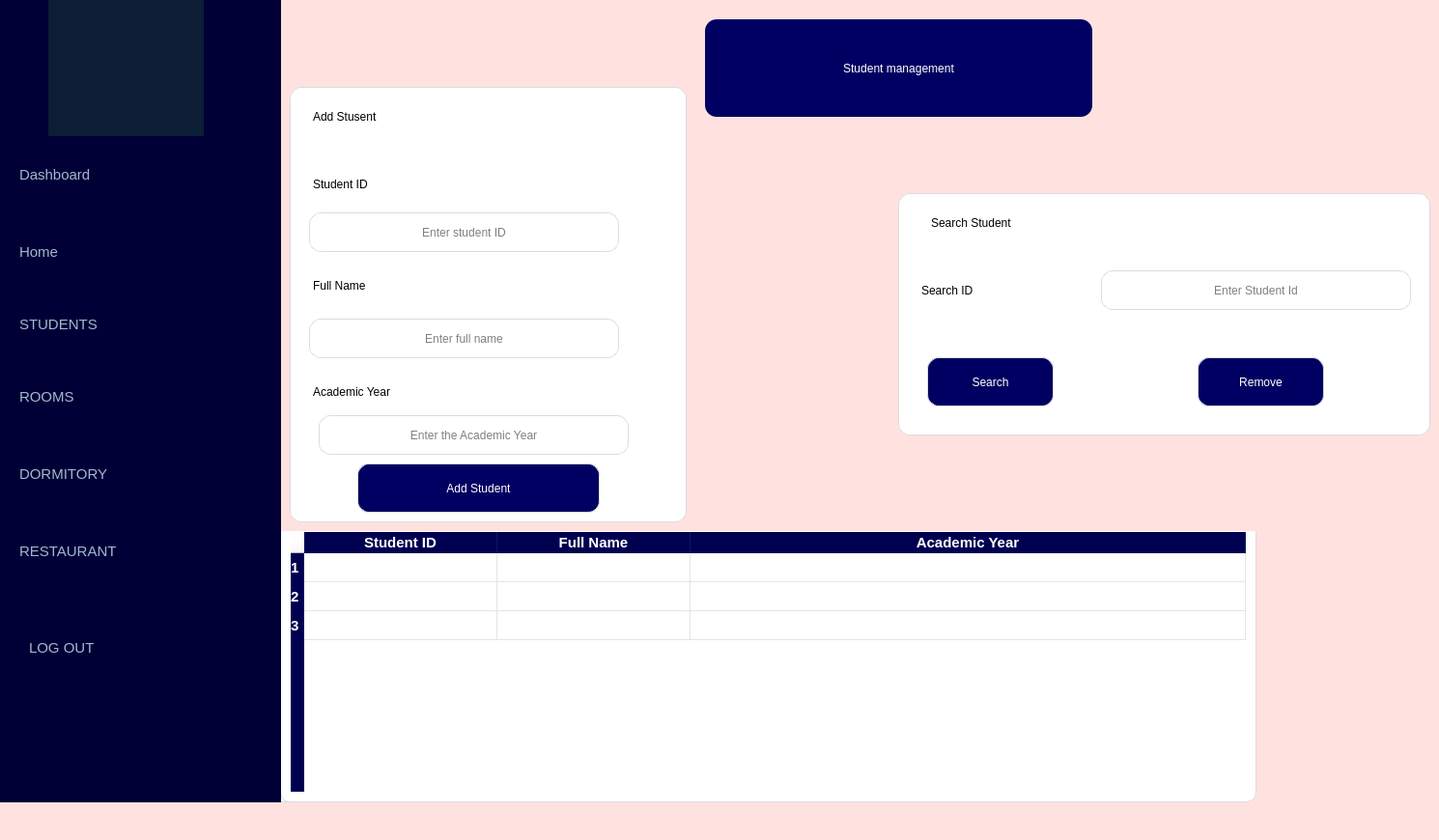
      <widget class="QWidget" name="student">
       <property name="styleSheet">
        <string notr="true">background-color: rgb(255, 226, 224);</string>
       </property>
       <widget class="QLabel" name="label_4">
        <property name="geometry">
         <rect>
          <x>730</x>
          <y>20</y>
          <width>401</width>
          <height>101</height>
         </rect>
        </property>
        <property name="styleSheet">
         <string notr="true">QLabel {
	font: 700 22pt &quot;Segoe UI&quot;;
	background-color: rgb(0, 0, 98);
    color: white;
    border-radius: 12px;
    padding: 10px;
    }</string>
        </property>
        <property name="text">
         <string>Student management</string>
        </property>
        <property name="alignment">
         <set>Qt::AlignmentFlag::AlignCenter</set>
        </property>
       </widget>
       <widget class="QFrame" name="frame_3">
        <property name="geometry">
         <rect>
          <x>260</x>
          <y>550</y>
          <width>1041</width>
          <height>281</height>
         </rect>
        </property>
        <property name="styleSheet">
         <string notr="true">background-color: white;
border-radius: 12px;
border: 1px solid #dcdcdc;
padding: 10px;</string>
        </property>
        <property name="frameShape">
         <enum>QFrame::Shape::StyledPanel</enum>
        </property>
        <property name="frameShadow">
         <enum>QFrame::Shadow::Raised</enum>
        </property>
        <widget class="QTableWidget" name="tableWidget_students">
         <property name="geometry">
          <rect>
           <x>30</x>
           <y>-10</y>
           <width>1011</width>
           <height>291</height>
          </rect>
         </property>
         <property name="styleSheet">
          <string notr="true">QTableWidget {
    background-color: white;
    border: 1px solid #dcdcdc;
    border-radius: 10px;
    gridline-color: #e5e5e5;
    font-size: 14pt;
}
/* 1. Style the parent header container to remove ugly native margins/borders */
QHeaderView {
    background-color: #000050; /* Forces the whole background bar to be blue */
    border: none;
    margin: 0px;
    padding: 0px;
}

/* 2. Update your section style so it matches perfectly */
QHeaderView::section {
    background-color: #000050; 
    color: #ffffff !important;  
    font-weight: bold;
    font-size: 15px;
    qproperty-alignment: 'AlignCenter'; 
    border: none;
    /* Add a clean, very subtle line between columns so they don't blend blindly */
    border-right: 1px solid #12126a; 
    padding: 0px;
}

/* 3. Remove any gaps at the very top left/right corner of the table */
QTableWidget QTableCornerButton::section {
    background-color: #000050;
    border: none;
}</string>
         </property>
         <property name="rowCount">
          <number>3</number>
         </property>
         <property name="columnCount">
          <number>3</number>
         </property>
         <attribute name="horizontalHeaderVisible">
          <bool>true</bool>
         </attribute>
         <attribute name="horizontalHeaderCascadingSectionResizes">
          <bool>true</bool>
         </attribute>
         <attribute name="horizontalHeaderMinimumSectionSize">
          <number>200</number>
         </attribute>
         <attribute name="horizontalHeaderDefaultSectionSize">
          <number>200</number>
         </attribute>
         <attribute name="horizontalHeaderShowSortIndicator" stdset="0">
          <bool>true</bool>
         </attribute>
         <attribute name="horizontalHeaderStretchLastSection">
          <bool>true</bool>
         </attribute>
         <attribute name="verticalHeaderCascadingSectionResizes">
          <bool>true</bool>
         </attribute>
         <row/>
         <row/>
         <row/>
         <column>
          <property name="text">
           <string>Student ID</string>
          </property>
         </column>
         <column>
          <property name="text">
           <string>Full Name</string>
          </property>
         </column>
         <column>
          <property name="text">
           <string>Academic Year</string>
          </property>
         </column>
        </widget>
       </widget>
       <widget class="QFrame" name="sidebarFrame_2">
        <property name="geometry">
         <rect>
          <x>-30</x>
          <y>-30</y>
          <width>321</width>
          <height>861</height>
         </rect>
        </property>
        <property name="styleSheet">
         <string notr="true">#sidebarFrame_2 {
	background-color: rgb(0, 0, 54);
	
   
    border: none;
}
QPushButton {
    color: #ffffff;
    font-family: &quot;Segoe UI&quot;;
    font-size: 11pt;
    text-align: left;
    padding: 12px 20px;
    border: none;
    border-radius: 8px;
    background-color: transparent;
}
QPushButton:hover {
    background-color: #162e4e;
}
/* Active / Pressed State (like the Dashboard button in the image) */
QPushButton:checked, QPushButton:pressed {
    background-color: #123769;
    font-weight: bold;
}</string>
        </property>
        <property name="frameShape">
         <enum>QFrame::Shape::StyledPanel</enum>
        </property>
        <property name="frameShadow">
         <enum>QFrame::Shadow::Raised</enum>
        </property>
        <widget class="QPushButton" name="btn_dashboard_2">
         <property name="geometry">
          <rect>
           <x>30</x>
           <y>180</y>
           <width>291</width>
           <height>61</height>
          </rect>
         </property>
         <property name="styleSheet">
          <string notr="true">QPushButton {
    color: #a3b8cc;
    font-family: &quot;Segoe UI&quot;, sans-serif;
    font-size: 11pt;
    padding: 12px 20px;
    border: none;
    border-radius: 8px;
    background-color: transparent;
}

QPushButton:hover {
    color: #ffffff;
    background-color: #0c2343;
}

/* This rule handles the button that is currently clicked/active */
QPushButton:checked {
    color: #ffffff;
    font-weight: 600;
    background-color: #123769; /* The prominent blue selection color from the image */
}</string>
         </property>
         <property name="text">
          <string>Dashboard</string>
         </property>
         <property name="checkable">
          <bool>true</bool>
         </property>
         <property name="autoExclusive">
          <bool>true</bool>
         </property>
        </widget>
        <widget class="QPushButton" name="btn_room_2">
         <property name="geometry">
          <rect>
           <x>30</x>
           <y>410</y>
           <width>291</width>
           <height>61</height>
          </rect>
         </property>
         <property name="styleSheet">
          <string notr="true">QPushButton {
    color: #a3b8cc;
    font-family: &quot;Segoe UI&quot;, sans-serif;
    font-size: 11pt;
    padding: 12px 20px;
    border: none;
    border-radius: 8px;
    background-color: transparent;
}

QPushButton:hover {
    color: #ffffff;
    background-color: #0c2343;
}

/* This rule handles the button that is currently clicked/active */
QPushButton:checked {
    color: #ffffff;
    font-weight: 600;
    background-color: #123769; /* The prominent blue selection color from the image */
}</string>
         </property>
         <property name="text">
          <string>ROOMS</string>
         </property>
        </widget>
        <widget class="QPushButton" name="btn_dormitory_2">
         <property name="geometry">
          <rect>
           <x>30</x>
           <y>490</y>
           <width>291</width>
           <height>61</height>
          </rect>
         </property>
         <property name="styleSheet">
          <string notr="true">QPushButton {
    color: #a3b8cc;
    font-family: &quot;Segoe UI&quot;, sans-serif;
    font-size: 11pt;
    padding: 12px 20px;
    border: none;
    border-radius: 8px;
    background-color: transparent;
}

QPushButton:hover {
    color: #ffffff;
    background-color: #0c2343;
}

/* This rule handles the button that is currently clicked/active */
QPushButton:checked {
    color: #ffffff;
    font-weight: 600;
    background-color: #123769; /* The prominent blue selection color from the image */
}</string>
         </property>
         <property name="text">
          <string>DORMITORY</string>
         </property>
        </widget>
        <widget class="QPushButton" name="btn_restaurant_2">
         <property name="geometry">
          <rect>
           <x>30</x>
           <y>570</y>
           <width>291</width>
           <height>61</height>
          </rect>
         </property>
         <property name="styleSheet">
          <string notr="true">QPushButton {
    color: #a3b8cc;
    font-family: &quot;Segoe UI&quot;, sans-serif;
    font-size: 11pt;
    padding: 12px 20px;
    border: none;
    border-radius: 8px;
    background-color: transparent;
}

QPushButton:hover {
    color: #ffffff;
    background-color: #0c2343;
}

/* This rule handles the button that is currently clicked/active */
QPushButton:checked {
    color: #ffffff;
    font-weight: 600;
    background-color: #123769; /* The prominent blue selection color from the image */
}</string>
         </property>
         <property name="text">
          <string>RESTAURANT</string>
         </property>
        </widget>
        <widget class="QPushButton" name="btn_logout_2">
         <property name="geometry">
          <rect>
           <x>40</x>
           <y>670</y>
           <width>291</width>
           <height>61</height>
          </rect>
         </property>
         <property name="styleSheet">
          <string notr="true">QPushButton {
    color: #a3b8cc;
    font-family: &quot;Segoe UI&quot;, sans-serif;
    font-size: 11pt;
    padding: 12px 20px;
    border: none;
    border-radius: 8px;
    background-color: transparent;
}

QPushButton:hover {
    color: #ffffff;
    background-color: #0c2343;
}

/* This rule handles the button that is currently clicked/active */
QPushButton:checked {
    color: #ffffff;
    font-weight: 600;
    background-color: #123769; /* The prominent blue selection color from the image */
}</string>
         </property>
         <property name="text">
          <string>LOG OUT</string>
         </property>
        </widget>
        <widget class="QPushButton" name="pushButton_2">
         <property name="geometry">
          <rect>
           <x>30</x>
           <y>340</y>
           <width>271</width>
           <height>51</height>
          </rect>
         </property>
         <property name="styleSheet">
          <string notr="true">QPushButton {
    color: #a3b8cc;
    font-family: &quot;Segoe UI&quot;, sans-serif;
    font-size: 11pt;
    padding: 12px 20px;
    border: none;
    border-radius: 8px;
    background-color: transparent;
}

QPushButton:hover {
    color: #ffffff;
    background-color: #0c2343;
}

/* This rule handles the button that is currently clicked/active */
QPushButton:checked {
    color: #ffffff;
    font-weight: 600;
    background-color: #123769; /* The prominent blue selection color from the image */
}</string>
         </property>
         <property name="text">
          <string>STUDENTS</string>
         </property>
        </widget>
        <widget class="QLabel" name="label_9">
         <property name="geometry">
          <rect>
           <x>80</x>
           <y>30</y>
           <width>161</width>
           <height>141</height>
          </rect>
         </property>
         <property name="styleSheet">
          <string notr="true">background-color: #0b1e36;</string>
         </property>
         <property name="text">
          <string/>
         </property>
         <property name="pixmap">
          <pixmap resource="resources.qrc">:/images/.qtcreator/ChatGPT Image 20 juin 2026, 00_30_51.png</pixmap>
         </property>
        </widget>
        <widget class="QPushButton" name="btn_home3">
         <property name="geometry">
          <rect>
           <x>30</x>
           <y>260</y>
           <width>291</width>
           <height>61</height>
          </rect>
         </property>
         <property name="styleSheet">
          <string notr="true">QPushButton {
    color: #a3b8cc;
    font-family: &quot;Segoe UI&quot;, sans-serif;
    font-size: 11pt;
    padding: 12px 20px;
    border: none;
    border-radius: 8px;
    background-color: transparent;
}

QPushButton:hover {
    color: #ffffff;
    background-color: #0c2343;
}

/* This rule handles the button that is currently clicked/active */
QPushButton:checked {
    color: #ffffff;
    font-weight: 600;
    background-color: #123769; /* The prominent blue selection color from the image */
}</string>
         </property>
         <property name="text">
          <string>Home</string>
         </property>
        </widget>
       </widget>
       <widget class="QFrame" name="frame_addstudent_4">
        <property name="geometry">
         <rect>
          <x>300</x>
          <y>90</y>
          <width>411</width>
          <height>451</height>
         </rect>
        </property>
        <property name="styleSheet">
         <string notr="true">background-color: white;
border-radius: 12px;
border: 1px solid #dcdcdc;
padding: 10px;</string>
        </property>
        <property name="frameShape">
         <enum>QFrame::Shape::StyledPanel</enum>
        </property>
        <property name="frameShadow">
         <enum>QFrame::Shadow::Raised</enum>
        </property>
        <widget class="QPushButton" name="btn_addstudent">
         <property name="geometry">
          <rect>
           <x>70</x>
           <y>390</y>
           <width>251</width>
           <height>51</height>
          </rect>
         </property>
         <property name="styleSheet">
          <string notr="true">background-color: rgb(0, 0, 98);
font: 700 14pt &quot;Segoe UI&quot;;
color:white;</string>
         </property>
         <property name="text">
          <string>Add Student</string>
         </property>
        </widget>
        <widget class="QLineEdit" name="lineEdit_studentId">
         <property name="geometry">
          <rect>
           <x>20</x>
           <y>130</y>
           <width>321</width>
           <height>41</height>
          </rect>
         </property>
         <property name="styleSheet">
          <string notr="true"/>
         </property>
         <property name="text">
          <string/>
         </property>
         <property name="alignment">
          <set>Qt::AlignmentFlag::AlignCenter</set>
         </property>
         <property name="placeholderText">
          <string>Enter student ID</string>
         </property>
        </widget>
        <widget class="QLineEdit" name="lineEdit_studentName">
         <property name="geometry">
          <rect>
           <x>20</x>
           <y>240</y>
           <width>321</width>
           <height>41</height>
          </rect>
         </property>
         <property name="text">
          <string/>
         </property>
         <property name="alignment">
          <set>Qt::AlignmentFlag::AlignCenter</set>
         </property>
         <property name="placeholderText">
          <string>Enter full name</string>
         </property>
        </widget>
        <widget class="QLabel" name="label_21">
         <property name="geometry">
          <rect>
           <x>10</x>
           <y>80</y>
           <width>191</width>
           <height>41</height>
          </rect>
         </property>
         <property name="styleSheet">
          <string notr="true">border-color: rgb(255, 255, 255);
font: 700 14pt &quot;Segoe UI&quot;;</string>
         </property>
         <property name="text">
          <string>Student ID</string>
         </property>
        </widget>
        <widget class="QLabel" name="label_23">
         <property name="geometry">
          <rect>
           <x>10</x>
           <y>180</y>
           <width>191</width>
           <height>51</height>
          </rect>
         </property>
         <property name="styleSheet">
          <string notr="true">border-color: rgb(255, 255, 255);
font: 700 14pt &quot;Segoe UI&quot;;</string>
         </property>
         <property name="text">
          <string>Full Name</string>
         </property>
        </widget>
        <widget class="QLabel" name="label_24">
         <property name="geometry">
          <rect>
           <x>10</x>
           <y>10</y>
           <width>191</width>
           <height>41</height>
          </rect>
         </property>
         <property name="styleSheet">
          <string notr="true">border-color: rgb(255, 255, 255);
font: 350 14pt &quot;Segoe UI&quot;;</string>
         </property>
         <property name="text">
          <string>Add Stusent</string>
         </property>
        </widget>
        <widget class="QLabel" name="label_25">
         <property name="geometry">
          <rect>
           <x>10</x>
           <y>290</y>
           <width>191</width>
           <height>51</height>
          </rect>
         </property>
         <property name="styleSheet">
          <string notr="true">border-color: rgb(255, 255, 255);
font: 700 14pt &quot;Segoe UI&quot;;</string>
         </property>
         <property name="text">
          <string>Academic Year</string>
         </property>
        </widget>
        <widget class="QLineEdit" name="lineEdit_year">
         <property name="geometry">
          <rect>
           <x>30</x>
           <y>340</y>
           <width>321</width>
           <height>41</height>
          </rect>
         </property>
         <property name="text">
          <string/>
         </property>
         <property name="alignment">
          <set>Qt::AlignmentFlag::AlignCenter</set>
         </property>
         <property name="placeholderText">
          <string>Enter the Academic Year</string>
         </property>
        </widget>
       </widget>
       <widget class="QFrame" name="frame_addstudent_5">
        <property name="geometry">
         <rect>
          <x>930</x>
          <y>200</y>
          <width>551</width>
          <height>251</height>
         </rect>
        </property>
        <property name="styleSheet">
         <string notr="true">background-color: white;
border-radius: 12px;
border: 1px solid #dcdcdc;
padding: 10px;</string>
        </property>
        <property name="frameShape">
         <enum>QFrame::Shape::StyledPanel</enum>
        </property>
        <property name="frameShadow">
         <enum>QFrame::Shadow::Raised</enum>
        </property>
        <widget class="QPushButton" name="btn_searchStudent">
         <property name="geometry">
          <rect>
           <x>30</x>
           <y>170</y>
           <width>131</width>
           <height>51</height>
          </rect>
         </property>
         <property name="styleSheet">
          <string notr="true">background-color: rgb(0, 0, 98);
font: 700 14pt &quot;Segoe UI&quot;;
color:white;</string>
         </property>
         <property name="text">
          <string>Search</string>
         </property>
        </widget>
        <widget class="QLineEdit" name="lineEdit_searchId">
         <property name="geometry">
          <rect>
           <x>210</x>
           <y>80</y>
           <width>321</width>
           <height>41</height>
          </rect>
         </property>
         <property name="styleSheet">
          <string notr="true"/>
         </property>
         <property name="text">
          <string/>
         </property>
         <property name="alignment">
          <set>Qt::AlignmentFlag::AlignCenter</set>
         </property>
         <property name="placeholderText">
          <string>Enter Student Id</string>
         </property>
        </widget>
        <widget class="QLabel" name="label_26">
         <property name="geometry">
          <rect>
           <x>10</x>
           <y>80</y>
           <width>191</width>
           <height>41</height>
          </rect>
         </property>
         <property name="styleSheet">
          <string notr="true">border-color: rgb(255, 255, 255);
font: 700 14pt &quot;Segoe UI&quot;;</string>
         </property>
         <property name="text">
          <string>Search ID</string>
         </property>
        </widget>
        <widget class="QLabel" name="label_27">
         <property name="geometry">
          <rect>
           <x>20</x>
           <y>10</y>
           <width>191</width>
           <height>41</height>
          </rect>
         </property>
         <property name="styleSheet">
          <string notr="true">border-color: rgb(255, 255, 255);
font: 350 14pt &quot;Segoe UI&quot;;</string>
         </property>
         <property name="text">
          <string>Search Student</string>
         </property>
        </widget>
        <widget class="QPushButton" name="btn_removeStudent">
         <property name="geometry">
          <rect>
           <x>310</x>
           <y>170</y>
           <width>131</width>
           <height>51</height>
          </rect>
         </property>
         <property name="styleSheet">
          <string notr="true">background-color: rgb(0, 0, 98);
font: 700 14pt &quot;Segoe UI&quot;;
color:white;</string>
         </property>
         <property name="text">
          <string>Remove</string>
         </property>
        </widget>
       </widget>
      </widget>
